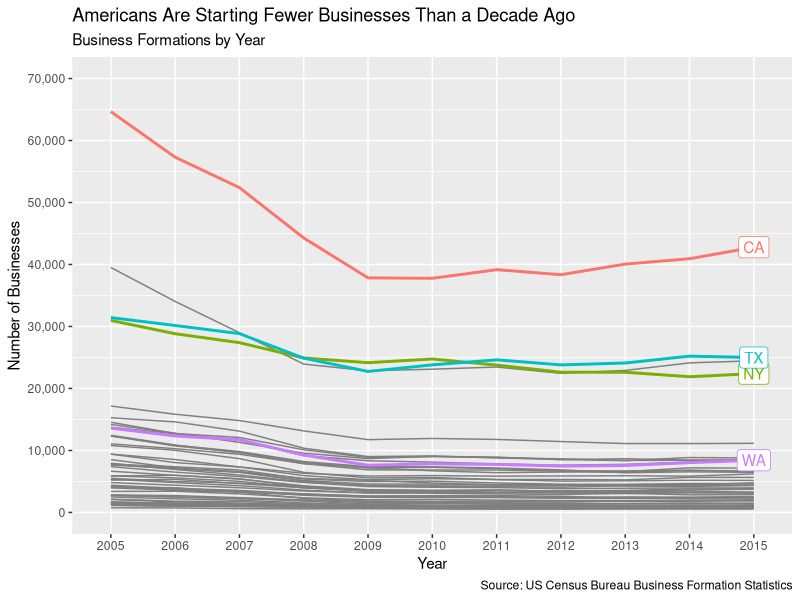

The R source for this figure:
library('tidyverse')
library('scales')

df <- read_csv('business-formation-data/BF4Q_ST.csv')
df <- df %>%
      gather(state, n, -Time) %>%
      mutate(year = as.integer(gsub(' Q[0-9]$', '', Time)),
             quarter = as.factor(gsub('^[0-9]* Q', '', Time)),
             state = as.factor(state)) %>%
      select(-Time) %>%
      # Only have data for all quarters between these years
      filter(year > 2004 & year <= 2015) %>%
      mutate(year = as.factor(year))

# Group quarters so we get annual count
df <- df %>% group_by(state, year) %>% summarize(n = sum(n))

# We want to highlight CA, NY, WA, TX
df <- df %>%
      mutate(highlight = as.factor(ifelse(state %in% c('NY', 'CA', 'WA', 'TX'),
                                    state,
                                    NA)))

 to_label <- df %>%
             filter(!is.na(highlight) & year == 2015)

# ---- plot.formation ----
ggplot(df, aes(x = year, y = n, color = highlight)) +
    geom_line(data=filter(df, is.na(highlight)), aes(group = state)) +
    geom_line(data=filter(df, !is.na(highlight)), aes(group = state), size = 1) +
    geom_label(data=to_label, aes(label = state)) +
    scale_y_continuous(limits = c(0, 70000),
                       breaks = seq(0, 70000, 10000),
                       labels = comma) +
    guides(color = FALSE) +
    labs(title = 'Americans Are Starting Fewer Businesses Than a Decade Ago',
         subtitle = 'Business Formations by Year',
         captions = 'Source: US Census Bureau Business Formation Statistics',
         x = 'Year',
         y = 'Number of Businesses')
